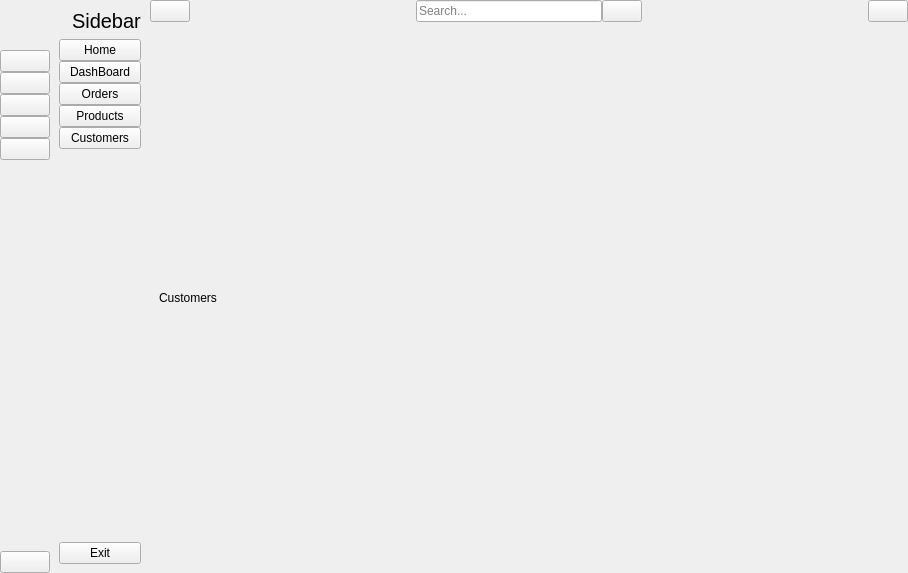
<?xml version="1.0" encoding="UTF-8"?>
<ui version="4.0">
 <class>MainWindow</class>
 <widget class="QMainWindow" name="MainWindow">
  <property name="geometry">
   <rect>
    <x>0</x>
    <y>0</y>
    <width>908</width>
    <height>573</height>
   </rect>
  </property>
  <property name="windowTitle">
   <string>MainWindow</string>
  </property>
  <widget class="QWidget" name="centralwidget">
   <layout class="QGridLayout" name="gridLayout">
    <property name="leftMargin">
     <number>0</number>
    </property>
    <property name="topMargin">
     <number>0</number>
    </property>
    <property name="rightMargin">
     <number>0</number>
    </property>
    <property name="bottomMargin">
     <number>0</number>
    </property>
    <property name="spacing">
     <number>0</number>
    </property>
    <item row="0" column="0">
     <widget class="QWidget" name="icon_only_widget" native="true">
      <layout class="QVBoxLayout" name="verticalLayout_3">
       <property name="spacing">
        <number>0</number>
       </property>
       <property name="leftMargin">
        <number>0</number>
       </property>
       <property name="topMargin">
        <number>0</number>
       </property>
       <property name="rightMargin">
        <number>0</number>
       </property>
       <property name="bottomMargin">
        <number>0</number>
       </property>
       <item>
        <layout class="QHBoxLayout" name="horizontalLayout_3">
         <item>
          <widget class="QLabel" name="logo_label_1">
           <property name="minimumSize">
            <size>
             <width>50</width>
             <height>50</height>
            </size>
           </property>
           <property name="maximumSize">
            <size>
             <width>50</width>
             <height>50</height>
            </size>
           </property>
           <property name="text">
            <string/>
           </property>
           <property name="pixmap">
            <pixmap resource="resource.qrc">:/icon/icon/Logo.png</pixmap>
           </property>
           <property name="scaledContents">
            <bool>true</bool>
           </property>
          </widget>
         </item>
        </layout>
       </item>
       <item>
        <layout class="QVBoxLayout" name="verticalLayout">
         <property name="spacing">
          <number>0</number>
         </property>
         <item>
          <widget class="QPushButton" name="home_btn_1">
           <property name="text">
            <string/>
           </property>
           <property name="icon">
            <iconset resource="resource.qrc">
             <normaloff>:/icon/icon/home-4-32.ico</normaloff>
             <normalon>:/icon/icon/home-4-48.ico</normalon>:/icon/icon/home-4-32.ico</iconset>
           </property>
           <property name="iconSize">
            <size>
             <width>20</width>
             <height>20</height>
            </size>
           </property>
           <property name="checkable">
            <bool>true</bool>
           </property>
           <property name="autoExclusive">
            <bool>true</bool>
           </property>
          </widget>
         </item>
         <item>
          <widget class="QPushButton" name="dashboard_btn_1">
           <property name="text">
            <string/>
           </property>
           <property name="icon">
            <iconset resource="resource.qrc">
             <normaloff>:/icon/icon/dashboard-5-32.ico</normaloff>
             <normalon>:/icon/icon/dashboard-5-48.ico</normalon>:/icon/icon/dashboard-5-32.ico</iconset>
           </property>
           <property name="iconSize">
            <size>
             <width>20</width>
             <height>20</height>
            </size>
           </property>
           <property name="checkable">
            <bool>true</bool>
           </property>
           <property name="autoExclusive">
            <bool>true</bool>
           </property>
          </widget>
         </item>
         <item>
          <widget class="QPushButton" name="orders_btn_1">
           <property name="text">
            <string/>
           </property>
           <property name="icon">
            <iconset resource="resource.qrc">
             <normaloff>:/icon/icon/activity-feed-32.ico</normaloff>
             <normalon>:/icon/icon/activity-feed-48.ico</normalon>:/icon/icon/activity-feed-32.ico</iconset>
           </property>
           <property name="iconSize">
            <size>
             <width>20</width>
             <height>20</height>
            </size>
           </property>
           <property name="checkable">
            <bool>true</bool>
           </property>
           <property name="autoExclusive">
            <bool>true</bool>
           </property>
          </widget>
         </item>
         <item>
          <widget class="QPushButton" name="products_btn_1">
           <property name="text">
            <string/>
           </property>
           <property name="icon">
            <iconset resource="resource.qrc">
             <normaloff>:/icon/icon/product-32.ico</normaloff>
             <normalon>:/icon/icon/product-48.ico</normalon>:/icon/icon/product-32.ico</iconset>
           </property>
           <property name="iconSize">
            <size>
             <width>20</width>
             <height>20</height>
            </size>
           </property>
           <property name="checkable">
            <bool>true</bool>
           </property>
           <property name="autoExclusive">
            <bool>true</bool>
           </property>
          </widget>
         </item>
         <item>
          <widget class="QPushButton" name="customers_btn_1">
           <property name="text">
            <string/>
           </property>
           <property name="icon">
            <iconset resource="resource.qrc">
             <normaloff>:/icon/icon/group-32.ico</normaloff>
             <normalon>:/icon/icon/group-48.ico</normalon>:/icon/icon/group-32.ico</iconset>
           </property>
           <property name="iconSize">
            <size>
             <width>20</width>
             <height>20</height>
            </size>
           </property>
           <property name="checkable">
            <bool>true</bool>
           </property>
           <property name="autoExclusive">
            <bool>true</bool>
           </property>
          </widget>
         </item>
        </layout>
       </item>
       <item>
        <spacer name="verticalSpacer">
         <property name="orientation">
          <enum>Qt::Vertical</enum>
         </property>
         <property name="sizeHint" stdset="0">
          <size>
           <width>20</width>
           <height>348</height>
          </size>
         </property>
        </spacer>
       </item>
       <item>
        <widget class="QPushButton" name="pushButton_6">
         <property name="text">
          <string/>
         </property>
         <property name="icon">
          <iconset resource="resource.qrc">
           <normaloff>:/icon/icon/close-window-64.ico</normaloff>:/icon/icon/close-window-64.ico</iconset>
         </property>
         <property name="iconSize">
          <size>
           <width>20</width>
           <height>20</height>
          </size>
         </property>
        </widget>
       </item>
      </layout>
     </widget>
    </item>
    <item row="0" column="1">
     <widget class="QWidget" name="full_menu_widget" native="true">
      <layout class="QVBoxLayout" name="verticalLayout_4">
       <item>
        <layout class="QHBoxLayout" name="horizontalLayout_2">
         <item>
          <widget class="QLabel" name="logo_label_2">
           <property name="maximumSize">
            <size>
             <width>40</width>
             <height>40</height>
            </size>
           </property>
           <property name="text">
            <string/>
           </property>
           <property name="pixmap">
            <pixmap resource="resource.qrc">:/icon/icon/Logo.png</pixmap>
           </property>
           <property name="scaledContents">
            <bool>true</bool>
           </property>
          </widget>
         </item>
         <item>
          <widget class="QLabel" name="logo_label_3">
           <property name="font">
            <font>
             <pointsize>15</pointsize>
            </font>
           </property>
           <property name="text">
            <string>Sidebar</string>
           </property>
          </widget>
         </item>
        </layout>
       </item>
       <item>
        <layout class="QVBoxLayout" name="verticalLayout_2">
         <property name="spacing">
          <number>0</number>
         </property>
         <item>
          <widget class="QPushButton" name="home_btn_2">
           <property name="text">
            <string>Home</string>
           </property>
           <property name="icon">
            <iconset resource="resource.qrc">
             <normaloff>:/icon/icon/home-4-32.ico</normaloff>
             <normalon>:/icon/icon/home-4-48.ico</normalon>:/icon/icon/home-4-32.ico</iconset>
           </property>
           <property name="iconSize">
            <size>
             <width>14</width>
             <height>14</height>
            </size>
           </property>
           <property name="checkable">
            <bool>true</bool>
           </property>
           <property name="autoExclusive">
            <bool>true</bool>
           </property>
          </widget>
         </item>
         <item>
          <widget class="QPushButton" name="dashboard_btn_2">
           <property name="text">
            <string>DashBoard</string>
           </property>
           <property name="icon">
            <iconset resource="resource.qrc">
             <normaloff>:/icon/icon/dashboard-5-32.ico</normaloff>
             <normalon>:/icon/icon/dashboard-5-48.ico</normalon>:/icon/icon/dashboard-5-32.ico</iconset>
           </property>
           <property name="iconSize">
            <size>
             <width>14</width>
             <height>14</height>
            </size>
           </property>
           <property name="checkable">
            <bool>true</bool>
           </property>
           <property name="autoExclusive">
            <bool>true</bool>
           </property>
          </widget>
         </item>
         <item>
          <widget class="QPushButton" name="orders_btn_2">
           <property name="text">
            <string>Orders</string>
           </property>
           <property name="icon">
            <iconset resource="resource.qrc">
             <normaloff>:/icon/icon/activity-feed-32.ico</normaloff>
             <normalon>:/icon/icon/activity-feed-48.ico</normalon>:/icon/icon/activity-feed-32.ico</iconset>
           </property>
           <property name="iconSize">
            <size>
             <width>14</width>
             <height>14</height>
            </size>
           </property>
           <property name="checkable">
            <bool>true</bool>
           </property>
           <property name="autoExclusive">
            <bool>true</bool>
           </property>
          </widget>
         </item>
         <item>
          <widget class="QPushButton" name="products_btn_2">
           <property name="text">
            <string>Products</string>
           </property>
           <property name="icon">
            <iconset resource="resource.qrc">
             <normaloff>:/icon/icon/product-32.ico</normaloff>
             <normalon>:/icon/icon/product-48.ico</normalon>:/icon/icon/product-32.ico</iconset>
           </property>
           <property name="iconSize">
            <size>
             <width>14</width>
             <height>14</height>
            </size>
           </property>
           <property name="checkable">
            <bool>true</bool>
           </property>
           <property name="autoExclusive">
            <bool>true</bool>
           </property>
          </widget>
         </item>
         <item>
          <widget class="QPushButton" name="customers_btn_2">
           <property name="text">
            <string>Customers</string>
           </property>
           <property name="icon">
            <iconset resource="resource.qrc">
             <normaloff>:/icon/icon/group-32.ico</normaloff>
             <normalon>:/icon/icon/group-48.ico</normalon>:/icon/icon/group-32.ico</iconset>
           </property>
           <property name="iconSize">
            <size>
             <width>14</width>
             <height>14</height>
            </size>
           </property>
           <property name="checkable">
            <bool>true</bool>
           </property>
           <property name="autoExclusive">
            <bool>true</bool>
           </property>
          </widget>
         </item>
        </layout>
       </item>
       <item>
        <spacer name="verticalSpacer_2">
         <property name="orientation">
          <enum>Qt::Vertical</enum>
         </property>
         <property name="sizeHint" stdset="0">
          <size>
           <width>20</width>
           <height>352</height>
          </size>
         </property>
        </spacer>
       </item>
       <item>
        <widget class="QPushButton" name="pushButton_12">
         <property name="text">
          <string>Exit</string>
         </property>
         <property name="icon">
          <iconset resource="resource.qrc">
           <normaloff>:/icon/icon/close-window-64.ico</normaloff>:/icon/icon/close-window-64.ico</iconset>
         </property>
         <property name="iconSize">
          <size>
           <width>14</width>
           <height>14</height>
          </size>
         </property>
        </widget>
       </item>
      </layout>
     </widget>
    </item>
    <item row="0" column="2">
     <widget class="QWidget" name="widget_3" native="true">
      <layout class="QVBoxLayout" name="verticalLayout_5">
       <property name="spacing">
        <number>0</number>
       </property>
       <property name="leftMargin">
        <number>0</number>
       </property>
       <property name="topMargin">
        <number>0</number>
       </property>
       <property name="rightMargin">
        <number>0</number>
       </property>
       <property name="bottomMargin">
        <number>0</number>
       </property>
       <item>
        <widget class="QWidget" name="widget" native="true">
         <layout class="QHBoxLayout" name="horizontalLayout_4">
          <property name="spacing">
           <number>0</number>
          </property>
          <property name="leftMargin">
           <number>0</number>
          </property>
          <property name="topMargin">
           <number>0</number>
          </property>
          <property name="rightMargin">
           <number>0</number>
          </property>
          <property name="bottomMargin">
           <number>0</number>
          </property>
          <item>
           <widget class="QPushButton" name="change_btn">
            <property name="text">
             <string/>
            </property>
            <property name="icon">
             <iconset resource="resource.qrc">
              <normaloff>:/icon/icon/menu-4-32.ico</normaloff>:/icon/icon/menu-4-32.ico</iconset>
            </property>
            <property name="iconSize">
             <size>
              <width>14</width>
              <height>14</height>
             </size>
            </property>
            <property name="checkable">
             <bool>true</bool>
            </property>
           </widget>
          </item>
          <item>
           <spacer name="horizontalSpacer">
            <property name="orientation">
             <enum>Qt::Horizontal</enum>
            </property>
            <property name="sizeHint" stdset="0">
             <size>
              <width>220</width>
              <height>20</height>
             </size>
            </property>
           </spacer>
          </item>
          <item>
           <layout class="QHBoxLayout" name="horizontalLayout">
            <item>
             <widget class="QLineEdit" name="search_input">
              <property name="placeholderText">
               <string>Search...</string>
              </property>
             </widget>
            </item>
            <item>
             <widget class="QPushButton" name="search_btn">
              <property name="text">
               <string/>
              </property>
              <property name="icon">
               <iconset resource="resource.qrc">
                <normaloff>:/icon/icon/search-13-48.ico</normaloff>:/icon/icon/search-13-48.ico</iconset>
              </property>
              <property name="iconSize">
               <size>
                <width>16</width>
                <height>16</height>
               </size>
              </property>
             </widget>
            </item>
           </layout>
          </item>
          <item>
           <spacer name="horizontalSpacer_2">
            <property name="orientation">
             <enum>Qt::Horizontal</enum>
            </property>
            <property name="sizeHint" stdset="0">
             <size>
              <width>220</width>
              <height>20</height>
             </size>
            </property>
           </spacer>
          </item>
          <item>
           <widget class="QPushButton" name="user_btn">
            <property name="text">
             <string/>
            </property>
            <property name="icon">
             <iconset resource="resource.qrc">
              <normaloff>:/icon/icon/user-48.ico</normaloff>:/icon/icon/user-48.ico</iconset>
            </property>
           </widget>
          </item>
         </layout>
        </widget>
       </item>
       <item>
        <widget class="QStackedWidget" name="stackedWidget">
         <property name="minimumSize">
          <size>
           <width>0</width>
           <height>40</height>
          </size>
         </property>
         <property name="currentIndex">
          <number>4</number>
         </property>
         <widget class="QWidget" name="page">
          <layout class="QGridLayout" name="gridLayout_2">
           <item row="0" column="0">
            <widget class="QLabel" name="label_4">
             <property name="text">
              <string>Home Page</string>
             </property>
            </widget>
           </item>
          </layout>
         </widget>
         <widget class="QWidget" name="page_2">
          <layout class="QGridLayout" name="gridLayout_3">
           <item row="0" column="0">
            <widget class="QLabel" name="label_5">
             <property name="text">
              <string>Dashboard</string>
             </property>
            </widget>
           </item>
          </layout>
         </widget>
         <widget class="QWidget" name="page_3">
          <layout class="QGridLayout" name="gridLayout_4">
           <item row="0" column="0">
            <widget class="QLabel" name="label_6">
             <property name="text">
              <string>Orders</string>
             </property>
            </widget>
           </item>
          </layout>
         </widget>
         <widget class="QWidget" name="page_4">
          <layout class="QGridLayout" name="gridLayout_5">
           <item row="0" column="0">
            <widget class="QLabel" name="label_7">
             <property name="text">
              <string>Products</string>
             </property>
            </widget>
           </item>
          </layout>
         </widget>
         <widget class="QWidget" name="page_5">
          <layout class="QGridLayout" name="gridLayout_6">
           <item row="0" column="0">
            <widget class="QLabel" name="label_8">
             <property name="text">
              <string>Customers</string>
             </property>
            </widget>
           </item>
          </layout>
         </widget>
        </widget>
       </item>
      </layout>
     </widget>
    </item>
   </layout>
  </widget>
 </widget>
 <resources>
  <include location="resource.qrc"/>
 </resources>
 <connections>
  <connection>
   <sender>change_btn</sender>
   <signal>toggled(bool)</signal>
   <receiver>icon_only_widget</receiver>
   <slot>setVisible(bool)</slot>
   <hints>
    <hint type="sourcelabel">
     <x>194</x>
     <y>15</y>
    </hint>
    <hint type="destinationlabel">
     <x>38</x>
     <y>286</y>
    </hint>
   </hints>
  </connection>
  <connection>
   <sender>change_btn</sender>
   <signal>toggled(bool)</signal>
   <receiver>full_menu_widget</receiver>
   <slot>setHidden(bool)</slot>
   <hints>
    <hint type="sourcelabel">
     <x>206</x>
     <y>18</y>
    </hint>
    <hint type="destinationlabel">
     <x>184</x>
     <y>192</y>
    </hint>
   </hints>
  </connection>
  <connection>
   <sender>home_btn_1</sender>
   <signal>toggled(bool)</signal>
   <receiver>home_btn_2</receiver>
   <slot>setChecked(bool)</slot>
   <hints>
    <hint type="sourcelabel">
     <x>47</x>
     <y>70</y>
    </hint>
    <hint type="destinationlabel">
     <x>64</x>
     <y>77</y>
    </hint>
   </hints>
  </connection>
  <connection>
   <sender>dashboard_btn_1</sender>
   <signal>toggled(bool)</signal>
   <receiver>dashboard_btn_2</receiver>
   <slot>setChecked(bool)</slot>
   <hints>
    <hint type="sourcelabel">
     <x>49</x>
     <y>97</y>
    </hint>
    <hint type="destinationlabel">
     <x>68</x>
     <y>98</y>
    </hint>
   </hints>
  </connection>
  <connection>
   <sender>orders_btn_1</sender>
   <signal>toggled(bool)</signal>
   <receiver>orders_btn_2</receiver>
   <slot>setChecked(bool)</slot>
   <hints>
    <hint type="sourcelabel">
     <x>46</x>
     <y>114</y>
    </hint>
    <hint type="destinationlabel">
     <x>71</x>
     <y>117</y>
    </hint>
   </hints>
  </connection>
  <connection>
   <sender>products_btn_1</sender>
   <signal>toggled(bool)</signal>
   <receiver>products_btn_2</receiver>
   <slot>setChecked(bool)</slot>
   <hints>
    <hint type="sourcelabel">
     <x>41</x>
     <y>149</y>
    </hint>
    <hint type="destinationlabel">
     <x>71</x>
     <y>144</y>
    </hint>
   </hints>
  </connection>
  <connection>
   <sender>customers_btn_1</sender>
   <signal>toggled(bool)</signal>
   <receiver>customers_btn_2</receiver>
   <slot>setChecked(bool)</slot>
   <hints>
    <hint type="sourcelabel">
     <x>35</x>
     <y>179</y>
    </hint>
    <hint type="destinationlabel">
     <x>69</x>
     <y>170</y>
    </hint>
   </hints>
  </connection>
  <connection>
   <sender>home_btn_2</sender>
   <signal>toggled(bool)</signal>
   <receiver>home_btn_1</receiver>
   <slot>setChecked(bool)</slot>
   <hints>
    <hint type="sourcelabel">
     <x>75</x>
     <y>61</y>
    </hint>
    <hint type="destinationlabel">
     <x>30</x>
     <y>59</y>
    </hint>
   </hints>
  </connection>
  <connection>
   <sender>dashboard_btn_2</sender>
   <signal>toggled(bool)</signal>
   <receiver>dashboard_btn_1</receiver>
   <slot>setChecked(bool)</slot>
   <hints>
    <hint type="sourcelabel">
     <x>98</x>
     <y>87</y>
    </hint>
    <hint type="destinationlabel">
     <x>36</x>
     <y>94</y>
    </hint>
   </hints>
  </connection>
  <connection>
   <sender>orders_btn_2</sender>
   <signal>toggled(bool)</signal>
   <receiver>orders_btn_1</receiver>
   <slot>setChecked(bool)</slot>
   <hints>
    <hint type="sourcelabel">
     <x>153</x>
     <y>109</y>
    </hint>
    <hint type="destinationlabel">
     <x>46</x>
     <y>116</y>
    </hint>
   </hints>
  </connection>
  <connection>
   <sender>products_btn_2</sender>
   <signal>toggled(bool)</signal>
   <receiver>products_btn_1</receiver>
   <slot>setChecked(bool)</slot>
   <hints>
    <hint type="sourcelabel">
     <x>145</x>
     <y>130</y>
    </hint>
    <hint type="destinationlabel">
     <x>49</x>
     <y>163</y>
    </hint>
   </hints>
  </connection>
  <connection>
   <sender>customers_btn_2</sender>
   <signal>toggled(bool)</signal>
   <receiver>customers_btn_1</receiver>
   <slot>setChecked(bool)</slot>
   <hints>
    <hint type="sourcelabel">
     <x>161</x>
     <y>163</y>
    </hint>
    <hint type="destinationlabel">
     <x>15</x>
     <y>182</y>
    </hint>
   </hints>
  </connection>
  <connection>
   <sender>pushButton_12</sender>
   <signal>clicked()</signal>
   <receiver>MainWindow</receiver>
   <slot>close()</slot>
   <hints>
    <hint type="sourcelabel">
     <x>153</x>
     <y>559</y>
    </hint>
    <hint type="destinationlabel">
     <x>274</x>
     <y>579</y>
    </hint>
   </hints>
  </connection>
  <connection>
   <sender>pushButton_6</sender>
   <signal>clicked()</signal>
   <receiver>MainWindow</receiver>
   <slot>close()</slot>
   <hints>
    <hint type="sourcelabel">
     <x>38</x>
     <y>556</y>
    </hint>
    <hint type="destinationlabel">
     <x>39</x>
     <y>573</y>
    </hint>
   </hints>
  </connection>
 </connections>
</ui>
